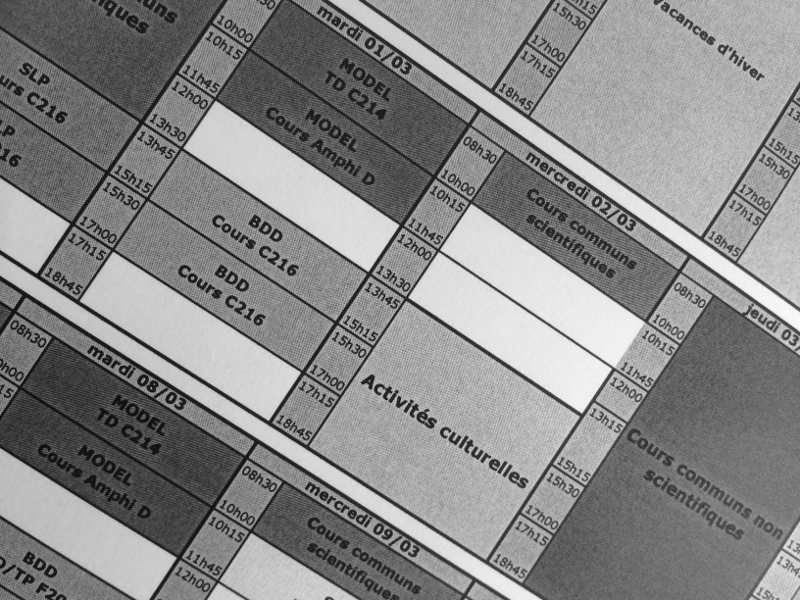
#> input picture Partiel/exo2/feuille2.png, 800 x 600 px
$ python exo2_q9.py   (Python 2 division)   (older library calls are emulated)
#> lines starting #> are read from the running program, lines starting #| are printed output that depends on the picture; after the words box and inside, x2 and y2 are one past the last pixel; in counts of white or black regions, pixels touching at a corner belong together
### common/strel.py
__author__ = 'chaussard'

import numpy as np
from operator import itemgetter
import math

#Fonction permettant de construire un element structurant
#Il faut choisir le type (disque, carre, diamant, ligne)
#Puis le parametre de taille et, dans le cas de la ligne, le parametre d'angle
#L'element structurant est donne sous forme de liste de coordonnees
def build_as_list(type, size, angle):
    if (type  == 'disque'):
        Strel = [] #Le resultat sera une liste de coordonnees
        #On parcourt tous les pixels entre -size et size pour tester si le disque passerait par le pixel : si oui, on l'allume
        for x in range(-((np.int)(size))-1,((np.int)(size))+2):
            for y in range(-((np.int)(size))-1,((np.int)(size))+2):
                if( (abs(x)-0.5)*(abs(x)-0.5) + (abs(y)-0.5)*(abs(y)-0.5) <= size*size ):
                    Strel.append((y,x))

    elif (type == 'carre'):
        #On place dans le resultat toutes les coordonnees entre -size et size inclus
        Strel = [(y,x) for x in range(-size, size+1) for y in range(-size, size+1)]

    elif (type == 'diamant'):
        #On parcourt ligne par ligne pour ajouter les segments qu'il faut
        Strel = [(i,j) for i in range(-size,size+1) for j in range(-size+abs(i), size-abs(i)+1)]


    elif (type == 'ligne'):
        Strel = []
        #Une ligne
        d=size
        a=angle

        #On place l'angle dans un intervalle entre 90 et -90
        while (a > 90):
            a = a - 180
        while (a < -90):
            a = a + 180
        #Si l'angle est superieur a 45deg, on retire 90def et on tournera le resultat obtenu...
        rot=0
        if (a>45):
            a = a-90
            rot=1
        elif (a<-45):
            a = a+90
            rot=3;
        #Conversion de l'angle en radian
        a=a*math.pi/180
        #Petite conversion pour ramener l'angle par rapport au coin inferieur gauche de l'ecran
        a=-a

        #Calcul de la taille de l'element structurant en fonction de d
        lx = int(math.ceil(d/math.sqrt(1+math.tan(a)*math.tan(a))))
        if(lx==0):
            lx = 1
        ly = int(math.ceil(d*math.tan(abs(a))/math.sqrt(1+math.tan(a)*math.tan(a))))
        if(ly==0):
            ly = 1

        #Allocation du resultat
        Strel = []

        #Algo de Bresenham
        for x in range(-lx,lx+1):
            y = math.tan(a)*x;
            Strel.append((int(round(y)), x))

        #Si nous devons tourner le resultat...
        if(rot>0):
            #La rotation s'effectue avec une transposee puis un flip horizontal
            for i in range(0, len(Strel)):
                Strel[i] = (-Strel[i][1], Strel[i][0])

    else:
        assert(False), type+" n'est pas un nom d'element structurant valide pour cette fonction."


    return Strel


#Fonction permettant de construire un element structurant
#Il faut choisir le type (disque, carre, diamant, ligne)
#Puis le parametre de taille et, dans le cas de la ligne, le parametre d'angle
#L'element structurant est donne sous forme d'une image
def build(type, size, angle=0):
	return toImage(build_as_list(type, size, angle))


#Fonction permettant de construire une image a partir d'une liste de points d'un element structurant
def toImage(Strel):
    if len(Strel) == 0:
        assert (False), "L element structurant donne en parametre est vide (trop petit)."

    #On recupere les plus grandes et petites coordonnees de l'element structurant
    max_i = max(Strel, key=itemgetter(0))[0]
    min_i = min(Strel, key=itemgetter(0))[0]
    max_j = max(Strel, key=itemgetter(1))[1]
    min_j = min(Strel, key=itemgetter(1))[1]


    #On alloue l'image de sortie
    Im = np.zeros([max_i-min_i+1, max_j-min_j+1, 1], np.uint8)

    for (i,j) in Strel:
        Im[i+abs(min_i), j+abs(min_j)] = 255

    return Im

### common/morpho.py
import cv2
import numpy

def erosion(img, el):
    return cv2.erode(img, el)

def dilatation(img, el):
    return cv2.dilate(img, el)

def gradient(img, el):
    return dilatation(img, el) - erosion(img, el)

def ouverture(img, el):
    return dilatation(erosion(img, el), el)

def fermeture(img, el):
    return erosion(dilatation(img, el), el)

def dilatation_conditionnelle(img, m, el):
    return numpy.minimum(img, dilatation(m, el))

def erosion_conditionnelle(img, m, el):
    return numpy.maximum(img, erosion(m, el))

def reconstruction_inferieure(img, m, el):
    prec = m
    actuel = dilatation_conditionnelle(img, prec, el)
    while not numpy.array_equal(prec, actuel):
        prec = actuel
        actuel = dilatation_conditionnelle(img, prec, el)
        # cv2.imshow('Iteration reconstruction inferieur', actuel)
        # cv2.waitKey(0)
    return actuel

# [9 lines left out: function reconstruction_superieure, not called in this run]

def ouverture_reconstruction(im, el_op, el_r):
    op = ouverture(im, el_op)
    # cv2.imshow('Ouverture', op)
    # cv2.waitKey(0)
    return reconstruction_inferieure(im, op, el_r)

def fermeture_reconstruction(im, el_fe, el_r):
    op = fermeture(im, el_fe)
    return reconstruction_superieure(im, op, el_r)

# [13 lines of commented-out code are left out]

# [26 lines left out: function ligne_des_eaux, not called in this run]

### common/utils.py
import cv2
import numpy as np

def seuil(img, seuil):
    img[img < seuil] = 0
    img[img >= seuil] = 255
    return img

def afficher(im, titre):
    cv2.imshow(titre, im)
    cv2.waitKey(0)


# La fonction de callback de la souris
# Le premier parametre decrit l'evenement de la souris qui a appele la fonction, les deux suivants donnent les coordonnes ou cet evenement a eu lieu, et le quatrieme decrit l'etat de la souris lors de l'evenement (bouton appuye, relache, etc...)
# Ces parametres sont toujours obligatoires pour cette fonction
# Le cinquieme parametre est personnalisable selon les cas
# Ici, c'est une liste avec en premier, l'image que l'on affiche et dont on va changer des couleurs de pixel
# Ensuite, trois valeurs pour specifier de quelle couleur on souhaite colorier les pixels
# Le dernier parametre est une liste de retour qui stockera les coordonnees des pixels cliques
# [28 lines left out: functions click_and_keep, afficher_et_cliquer_image, not called in this run]

### Partiel/exo2_q9.py
import cv2
import numpy
from common import morpho, strel, utils

def rotation(image, angle_degre):
    if(len(image.shape) == 2):
        (oldY,oldX) = image.shape #note: numpy uses (y,x) convention but most OpenCV functions use (x,y)
    else:
        (oldY,oldX, t) = image.shape #note: numpy uses (y,x) convention but most OpenCV functions use (x,y)
    M = cv2.getRotationMatrix2D(center=(oldX/2,oldY/2), angle=angle_degre, scale=1.0) #rotate about center of image.

    #include this if you want to prevent corners being cut off
    r = numpy.deg2rad(angle_degre)
    newX,newY = (abs(numpy.sin(r)*oldY) + abs(numpy.cos(r)*oldX),abs(numpy.sin(r)*oldX) + abs(numpy.cos(r)*oldY))

    #the warpAffine function call, below, basically works like this:
    # 1. apply the M transformation on each pixel of the original image
    # 2. save everything that falls within the upper-left "dsize" portion of the resulting image.

    #So I will find the translation that moves the result to the center of that region.
    (tx,ty) = ((newX-oldX)/2,(newY-oldY)/2)
    M[0,2] += tx #third column of matrix holds translation, which takes effect after rotation.
    M[1,2] += ty

    rotatedImg = cv2.warpAffine(image, M, dsize=(int(newX),int(newY)))
    return rotatedImg

def seuil_otsu(im):
    var_min = numpy.var(im)*len(im[im>=0])
    best_seuil=0

    for s in range(1, 255):
        #Groupe 1 : pixels <s
        card_G1 = len(im[im<s])
        card_G2 = len(im[im>=s])


        if(card_G1 >0 and card_G2>0):
            var_G1 = numpy.var(im[im<s])
            var_G2 = numpy.var(im[im>=s])


            var_intra = card_G1*var_G1 + card_G2*var_G2

            if(var_intra < var_min):
                var_min = var_intra
                best_seuil = s

    return best_seuil


# Image de base
img = cv2.imread('./exo2/feuille2.png', cv2.IMREAD_COLOR)
#> img is the input picture: shape (600, 800, 3); min 9, max 250, mean 135.7
cv2.imshow('img', img)

el = strel.build('disque', 4)

# image avec seulement le canal 1
img_c1 = img[:, :, 1]

#On fait une fermeture pour recuperer le fond
ferm = morpho.fermeture(img_c1, el)

#On retire le fond de l'image
img_sans_fond = ferm - img_c1
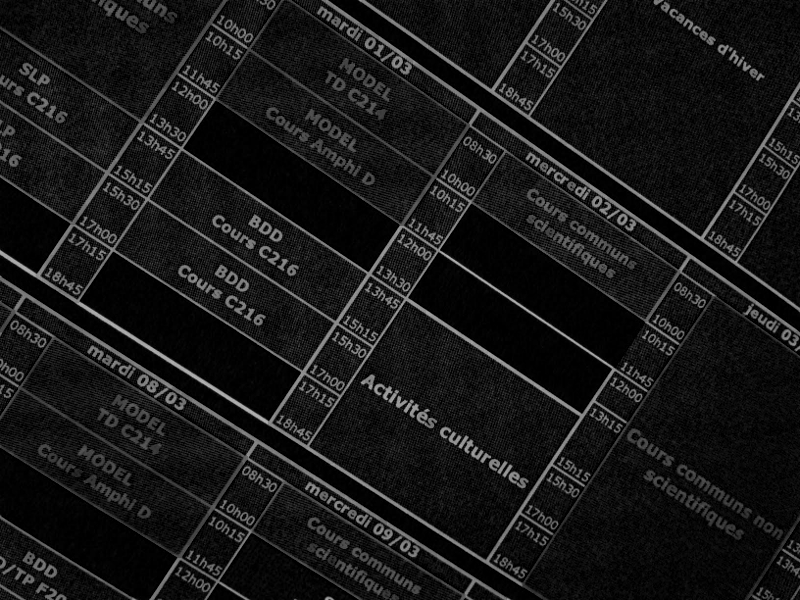
#> img_sans_fond: shape (600, 800); min 0, max 181, mean 23.6

# On cherche le seuil optimal
seuil_opti = seuil_otsu(img_sans_fond)
#> in seuil_otsu, `var_min = numpy.var(im)*len(im[im>=0])`: var_min = 473811260.4
#> the loop in seuil_otsu, `for s in range(1, 255):` made 254 passes
#> (card_G1, card_G2, var_G1, var_G2, var_intra, var_min) on passes 1 to 8: (49306, 430694, 0, 1028.9, 443127310.2, 443127310.2), (75119, 404881, 0.226, 1050.9, 425518825, 425518825), (99406, 380594, 0.677, 1072.3, 408169544.6, 408169544.6), (118068, 361932, 1.24, 1089.2, 394356785.2, 394356785.2), (132780, 347220, 1.93, 1103.2, 383304647.5, 383304647.5), (145541, 334459, 2.79, 1116.1, 373708397.2, 373708397.2), (157800, 322200, 3.87, 1129.5, 364528962, 364528962), (170227, 309773, 5.23, 1143.9, 355253305.4, 355253305.4)
#> after the loop in seuil_otsu, `for s in range(1, 255):`: best_seuil = 57; var_min = 110564583.2
#> seuil_opti = 57

#On applique un seuil pour faire ressortir le texte
img_seuil = utils.seuil(img_sans_fond, seuil_opti)
#> in seuil, `img[img >= seuil] = 255`:
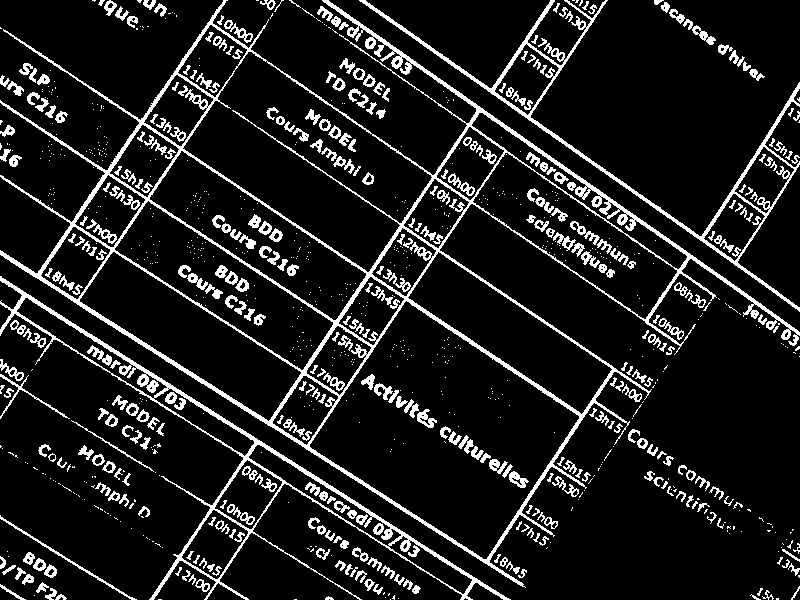
#> img: shape (600, 800); 11.7% white in thin lines or dots

el = strel.build('ligne', 40, -90)
max = numpy.sum(morpho.ouverture(img_seuil, el))
#> max = 0
angle = -90
for a in range (-90, 90, 1):
    el = strel.build('ligne', 40, a)
    g = morpho.ouverture(img_seuil, el)
    if (numpy.sum(g) > max) :
        max = numpy.sum(g)
        angle = a
#> this loop made 180 passes
#> max on passes 51 to 57: 27540, 69105, 142800, 1099050, 1311720, 2895270, 3818625
#> after the loop, angle = -34; max = 3818625

print "Angle :", angle
#| Angle : -34

# lignes principales
el = strel.build('ligne', 10, angle)
ligne_princ = morpho.ouverture(img_seuil, el)
#> ligne_princ: shape (600, 800); 4% white in thin lines or dots

# Images sans les lignes principales
img_sans_lignes_prin = img_seuil - ligne_princ
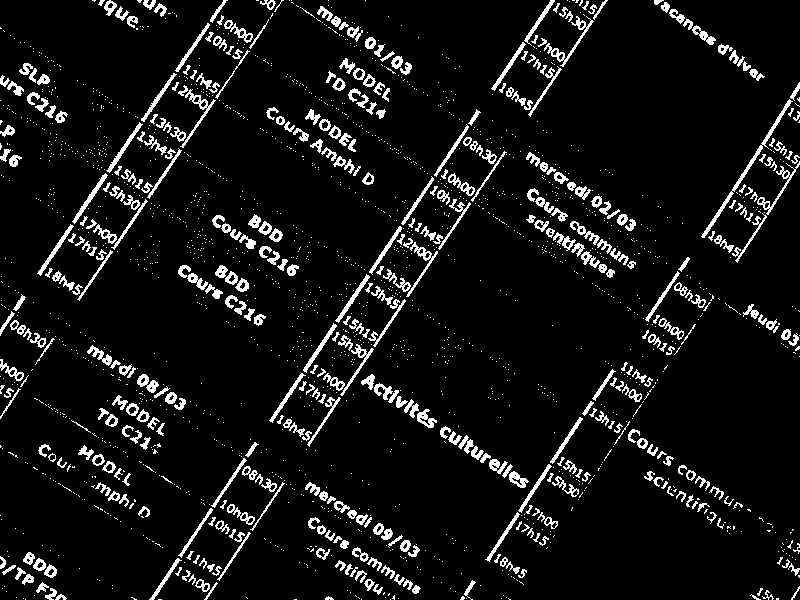
#> img_sans_lignes_prin: shape (600, 800); 7.7% white in thin lines or dots

el = strel.build('ligne', 40, -90)
max = numpy.sum(morpho.ouverture(img_sans_lignes_prin, el))
#> max = 0
angle2 = -90
for a in range (-90, 90, 1):
    el = strel.build('ligne', 40, a)
    g = morpho.ouverture(img_sans_lignes_prin, el)
    if (numpy.sum(g) > max) :
        max = numpy.sum(g)
        angle2 = a
#> this loop made 180 passes

print "Angle2 :", angle2
#| Angle2 : 57

# lignes secondaire
el = strel.build('ligne', 10, angle2)
ligne_sec = morpho.ouverture(img_sans_lignes_prin, el)
#> ligne_sec: shape (600, 800); 1.5% white in thin lines or dots

# Images sans les lignes principales
img_sans_lignes = img_sans_lignes_prin - ligne_sec
#> img_sans_lignes: shape (600, 800); 6.2% white in thin lines or dots

el = strel.build('diamant', 1)
el2 = strel.build('carre', 2)
ims_sans_lignes_sans_bruit = morpho.ouverture_reconstruction(img_sans_lignes,el,el2)
#> the loop in reconstruction_inferieure, `while not numpy.array_equal(prec, actuel):` made 11 passes

el = strel.build('carre', 4)
img_taches = morpho.dilatation(ims_sans_lignes_sans_bruit, el)
#> img_taches: shape (600, 800); 23% white; 64 white regions, largest, box (x1, y1, x2, y2) and area: (578, 391, 747, 533) 5750, (522, 184, 640, 282) 4742, (357, 370, 533, 492) 4458

el = strel.build('carre', 1)
img_entour = morpho.gradient(img_taches, el)

img[img_entour>0] = [0, 0, 255]
#> img: shape (600, 800, 3)

img_rot = rotation(img, -angle)
cv2.imshow('img_rot', img_rot)

# Image de base
img2 = cv2.imread('./exo2/feuille3.png', cv2.IMREAD_COLOR)
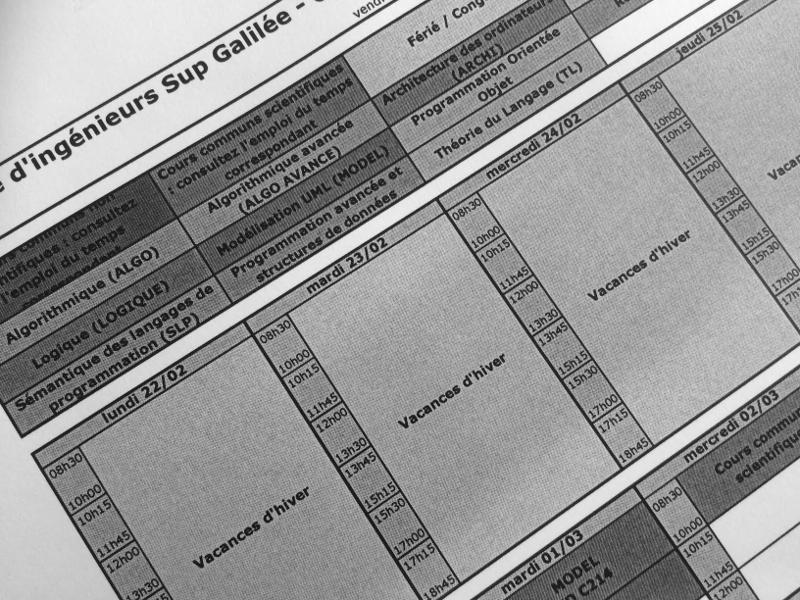
#> input picture Partiel/exo2/feuille3.png, 800 x 600 px
#> img2 is the input picture: shape (600, 800, 3); min 10, max 250, mean 148.8
cv2.imshow('img2', img2)

el = strel.build('disque', 4)

# image avec seulement le canal 1
img2_c1 = img2[:, :, 1]

#On fait une fermeture pour recuperer le fond
ferm2 = morpho.fermeture(img2_c1, el)

#On retire le fond de l'image
img2_sans_fond = ferm2 - img2_c1

# On cherche le seuil optimal
seuil_opti = seuil_otsu(img2_sans_fond)

#On applique un seuil pour faire ressortir le texte
img2_seuil = utils.seuil(img2_sans_fond, seuil_opti)
#> call 2 of seuil, with seuil = 61
#> in seuil (call 2), `img[img >= seuil] = 255`:
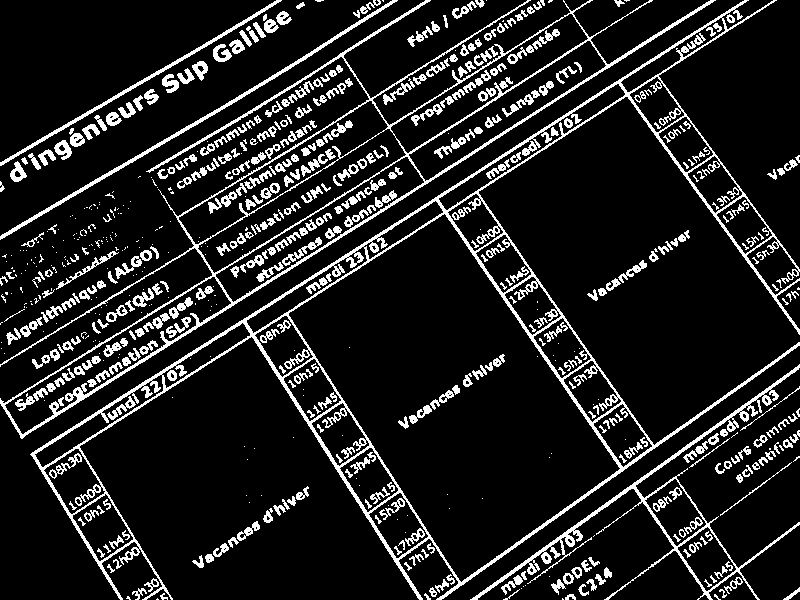
#> img: shape (600, 800); 12.7% white in thin lines or dots

el = strel.build('ligne', 40, -90)
max = numpy.sum(morpho.ouverture(img2_seuil, el))
angle = -90
for a in range (-90, 90, 1):
    el = strel.build('ligne', 40, a)
    g = morpho.ouverture(img2_seuil, el)
    if (numpy.sum(g) > max) :
        max = numpy.sum(g)
        angle = a

print "Angle :", angle
#| Angle : 32

# lignes principales
el = strel.build('ligne', 10, angle)
ligne_princ = morpho.ouverture(img2_seuil, el)
#> ligne_princ: shape (600, 800); 4% white in thin lines or dots

# Images sans les lignes principales
img2_sans_lignes_prin = img2_seuil - ligne_princ
#> img2_sans_lignes_prin: shape (600, 800); 8.7% white in thin lines or dots

el = strel.build('ligne', 40, -90)
max = numpy.sum(morpho.ouverture(img2_sans_lignes_prin, el))
angle2 = -90
for a in range (-90, 90, 1):
    el = strel.build('ligne', 40, a)
    g = morpho.ouverture(img2_sans_lignes_prin, el)
    if (numpy.sum(g) > max) :
        max = numpy.sum(g)
        angle2 = a

print "Angle2 :", angle2
#| Angle2 : -55

# lignes secondaire
el = strel.build('ligne', 10, angle2)
ligne_sec = morpho.ouverture(img2_sans_lignes_prin, el)
#> ligne_sec: shape (600, 800); 1.3% white in thin lines or dots

# Images sans les lignes principales
img2_sans_lignes = img2_sans_lignes_prin - ligne_sec
#> img2_sans_lignes: shape (600, 800); 7.4% white in thin lines or dots

el = strel.build('diamant', 1)
el2 = strel.build('carre', 2)
ims2_sans_lignes_sans_bruit = morpho.ouverture_reconstruction(img2_sans_lignes,el,el2)
#> the loop in reconstruction_inferieure (call 2), `while not numpy.array_equal(prec, actuel):` made 50 passes

el = strel.build('carre', 4)
img2_taches = morpho.dilatation(ims2_sans_lignes_sans_bruit, el)
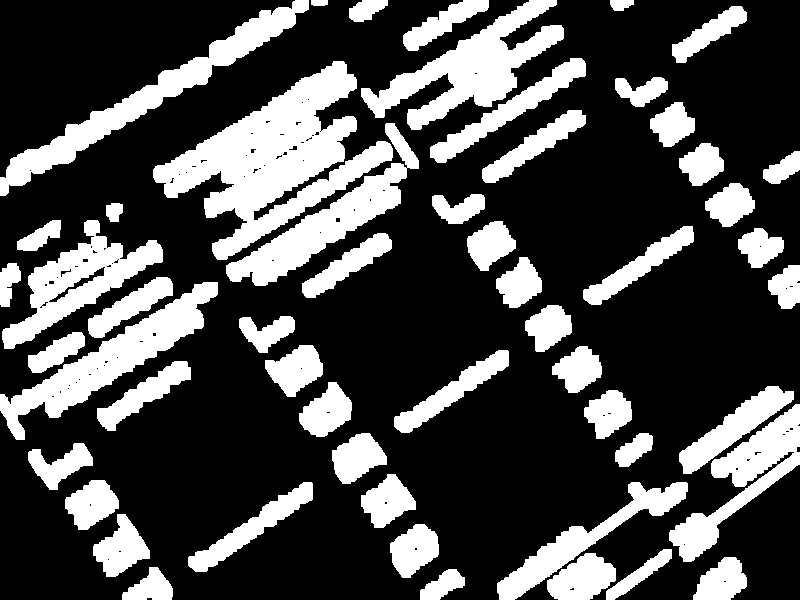
#> img2_taches: shape (600, 800); 28.7% white; 54 white regions, largest, box (x1, y1, x2, y2) and area: (153, 61, 393, 260) 18712, (361, 0, 564, 130) 9024, (0, 0, 309, 196) 8397


el = strel.build('carre', 1)
img2_entour = morpho.gradient(img2_taches, el)


img2[img2_entour>0] = [0, 0, 255]


img2_rot = rotation(img2, -angle)
#> call 2 of rotation, with angle_degre = -32
#> in rotation (call 2), `rotatedImg = cv2.warpAffine(image, M, dsize=(int(newX),int(newY)))`:
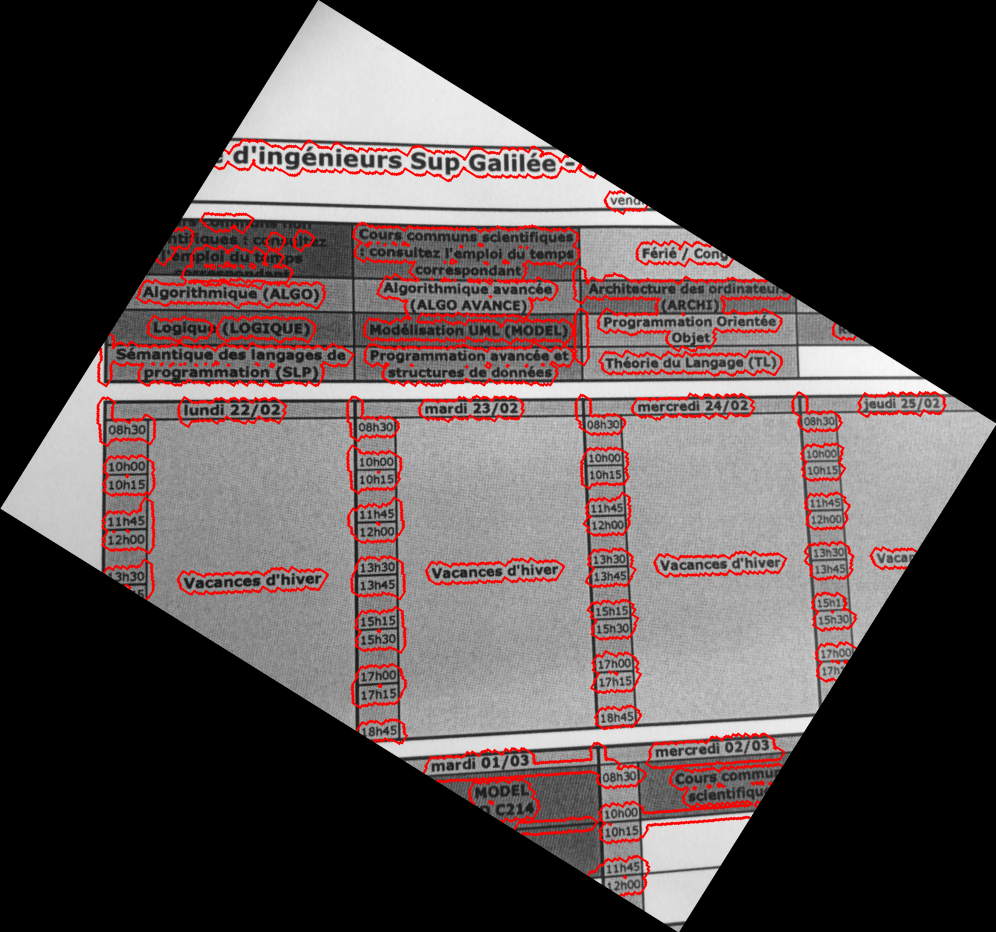
#> rotatedImg: shape (932, 996, 3); mean B, G, R 72, 72, 82
cv2.imshow('img_rot2', img2_rot)

cv2.waitKey(0)
